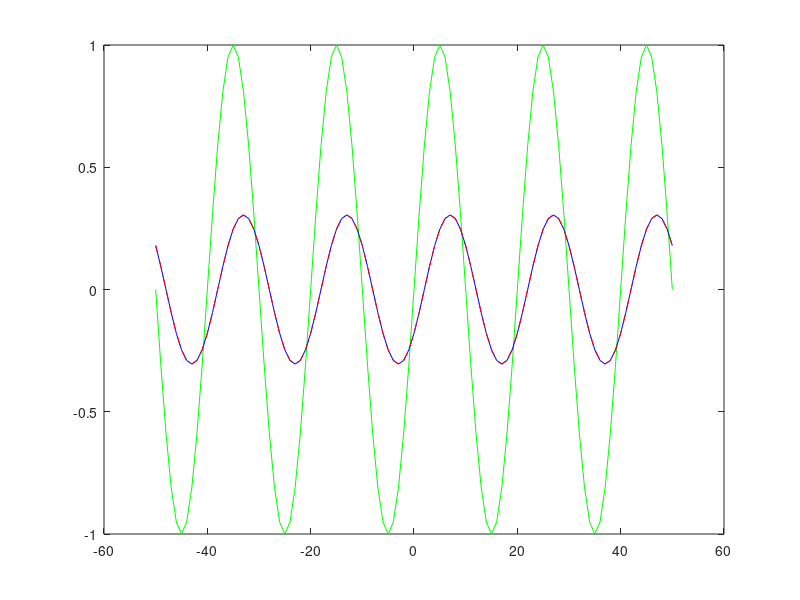

This chart was generated by the following MATLAB code:
n=(-50:50);
x=sin(0.05*2*pi.*n);
y=0.0349*sin(0.05*2*pi.*n)+0.4302*sin(0.05*2*pi.*(n-1))-0.5698*sin(0.05*2*pi.*(n-2))+0.4302*sin(0.05*2*pi.*(n-3))+0.0349*sin(0.05*2*pi.*(n-4));
ye=0.3050*sin(0.05*2*pi.*n-0.6283);
plot(n,x,'g')
hold on
plot(n,y,'b')
plot(n,ye,'r--')
hold off